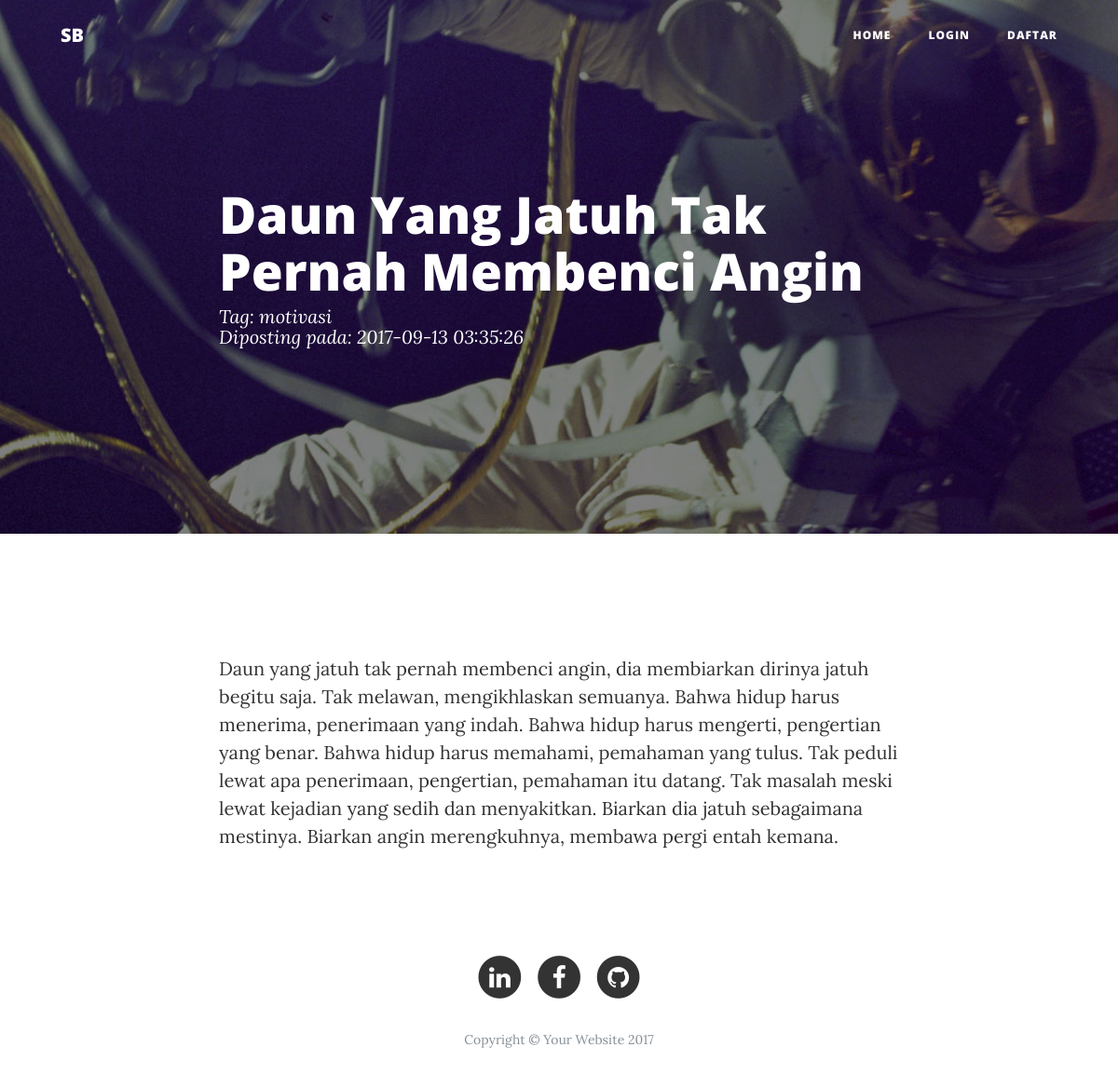
The app's page /single.php?id=5 with its own data.
### tables this page shows
CREATE TABLE `blog` (
  `id` int(11) NOT NULL,
  `judul` varchar(50) NOT NULL,
  `isi` text NOT NULL,
  `waktu` timestamp NOT NULL DEFAULT CURRENT_TIMESTAMP,
  `tag` varchar(30) NOT NULL
);

### functions/blog.php (called while the page is built, shortened)
<?php
function tampilkan_per_id($id){
  $query = "SELECT * FROM blog WHERE id=$id";
  return tampil_data($query);
}
function tampil_data($query){
  global $link;
  if($result = mysqli_query($link, $query) or die('gagal menampilkan data')){
    return $result;
  }
}
?>

### single.php (the view, shortened to what this page needs)
<?php
require_once "view/header.php";
$id = $_GET['id'];
if( isset($_GET['id']) ){
  $article = tampilkan_per_id($id);
  while($row = mysqli_fetch_assoc($article)){
    $judul_awal = $row['judul'];
    $isi_awal   = $row['isi'];
    $tag_awal   = $row['tag'];
    $waktu      = $row['waktu'];
  }
}
?>
<header class="masthead" style="background-image: url('asset/img/post-bg.jpg')">
  <div class="container">
    <div class="row">
      <div class="col-lg-8 col-md-10 mx-auto">
        <div class="post-heading">
          <h1><?=$judul_awal;?></h1>
          <span class="meta">Tag: <?=$tag_awal;?></span>
          <span class="meta">Diposting pada: <?=$waktu;?></span>
        </div>
      </div>
    </div>
  </div>
</header>
<div class="container formCust">
  <div class="row">
    <div class="col-lg-8 col-md-10 mx-auto">
      <p id="isi_single"><?=$isi_awal; ?></p><br>
    </div>
  </div>
</div>
<?php
require_once "view/footer.php";
?>

### view/style.css (style rules this page uses)
.formCust { margin-top: 100px; }

### records on screen
blog: judul "Daun Yang Jatuh Tak Pernah Membenci Angin", tag "motivasi", waktu "2017-09-13 03:35:26", isi "Daun yang jatuh tak pernah membenci angin, dia membiarkan dirinya jatuh begitu saja. Tak melawan, mengikhlaskan semuanya. Bahwa hidup harus menerima, penerimaan yang indah. Bahwa hidup harus mengerti, pengertian yang benar. Bahwa hidup harus memahami, pemahaman yang tulus. Tak peduli lewat apa penerimaan, pengertian, pemahaman itu datang. Tak masalah meski lewat kejadian yang sedih dan menyakitkan. Biarkan dia jatuh sebagaimana mestinya. Biarkan angin merengkuhnya, membawa pergi entah kemana."
